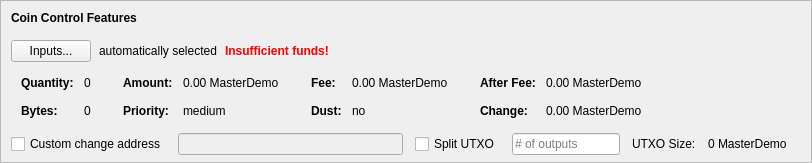
    <widget class="QFrame" name="frameCoinControl">
     <property name="sizePolicy">
      <sizepolicy hsizetype="Expanding" vsizetype="Expanding">
       <horstretch>0</horstretch>
       <verstretch>0</verstretch>
      </sizepolicy>
     </property>
     <property name="maximumSize">
      <size>
       <width>16777215</width>
       <height>16777215</height>
      </size>
     </property>
     <property name="frameShape">
      <enum>QFrame::StyledPanel</enum>
     </property>
     <property name="frameShadow">
      <enum>QFrame::Sunken</enum>
     </property>
     <layout class="QVBoxLayout" name="verticalLayoutCoinControl2">
      <property name="spacing">
       <number>0</number>
      </property>
      <property name="leftMargin">
       <number>0</number>
      </property>
      <property name="topMargin">
       <number>0</number>
      </property>
      <property name="rightMargin">
       <number>0</number>
      </property>
      <property name="bottomMargin">
       <number>6</number>
      </property>
      <item>
       <layout class="QVBoxLayout" name="verticalLayoutCoinControl" stretch="0,0,0,0,1">
        <property name="spacing">
         <number>0</number>
        </property>
        <property name="leftMargin">
         <number>10</number>
        </property>
        <property name="topMargin">
         <number>10</number>
        </property>
        <item>
         <layout class="QHBoxLayout" name="horizontalLayoutCoinControl1">
          <property name="bottomMargin">
           <number>15</number>
          </property>
          <item>
           <widget class="QLabel" name="labelCoinControlFeatures">
            <property name="sizePolicy">
             <sizepolicy hsizetype="Preferred" vsizetype="Maximum">
              <horstretch>0</horstretch>
              <verstretch>0</verstretch>
             </sizepolicy>
            </property>
            <property name="font">
             <font>
              <weight>75</weight>
              <bold>true</bold>
             </font>
            </property>
            <property name="styleSheet">
             <string notr="true">font-weight:bold;</string>
            </property>
            <property name="text">
             <string>Coin Control Features</string>
            </property>
           </widget>
          </item>
         </layout>
        </item>
        <item>
         <layout class="QHBoxLayout" name="horizontalLayoutCoinControl2" stretch="0,0,0,0">
          <property name="spacing">
           <number>8</number>
          </property>
          <property name="bottomMargin">
           <number>10</number>
          </property>
          <item>
           <widget class="QPushButton" name="pushButtonCoinControl">
            <property name="styleSheet">
             <string notr="true"/>
            </property>
            <property name="text">
             <string>Inputs...</string>
            </property>
            <property name="autoDefault">
             <bool>false</bool>
            </property>
           </widget>
          </item>
          <item>
           <widget class="QLabel" name="labelCoinControlAutomaticallySelected">
            <property name="text">
             <string>automatically selected</string>
            </property>
            <property name="margin">
             <number>5</number>
            </property>
           </widget>
          </item>
          <item>
           <widget class="QLabel" name="labelCoinControlInsuffFunds">
            <property name="font">
             <font>
              <weight>75</weight>
              <bold>true</bold>
             </font>
            </property>
            <property name="styleSheet">
             <string notr="true">color:red;font-weight:bold;</string>
            </property>
            <property name="text">
             <string>Insufficient funds!</string>
            </property>
            <property name="margin">
             <number>5</number>
            </property>
           </widget>
          </item>
          <item>
           <spacer name="horizontalSpacerCoinControl">
            <property name="orientation">
             <enum>Qt::Horizontal</enum>
            </property>
            <property name="sizeHint" stdset="0">
             <size>
              <width>40</width>
              <height>1</height>
             </size>
            </property>
           </spacer>
          </item>
         </layout>
        </item>
        <item>
         <widget class="QWidget" name="widgetCoinControl" native="true">
          <property name="sizePolicy">
           <sizepolicy hsizetype="Preferred" vsizetype="Preferred">
            <horstretch>0</horstretch>
            <verstretch>0</verstretch>
           </sizepolicy>
          </property>
          <property name="minimumSize">
           <size>
            <width>0</width>
            <height>0</height>
           </size>
          </property>
          <property name="styleSheet">
           <string notr="true"/>
          </property>
          <layout class="QHBoxLayout" name="horizontalLayoutCoinControl5">
           <property name="leftMargin">
            <number>0</number>
           </property>
           <property name="topMargin">
            <number>0</number>
           </property>
           <property name="rightMargin">
            <number>0</number>
           </property>
           <property name="bottomMargin">
            <number>0</number>
           </property>
           <item>
            <layout class="QHBoxLayout" name="horizontalLayoutCoinControl3" stretch="0,0,0,1">
             <property name="spacing">
              <number>20</number>
             </property>
             <property name="topMargin">
              <number>0</number>
             </property>
             <property name="bottomMargin">
              <number>10</number>
             </property>
             <item>
              <layout class="QFormLayout" name="formLayoutCoinControl1">
               <property name="horizontalSpacing">
                <number>10</number>
               </property>
               <property name="verticalSpacing">
                <number>14</number>
               </property>
               <property name="leftMargin">
                <number>10</number>
               </property>
               <property name="topMargin">
                <number>4</number>
               </property>
               <property name="rightMargin">
                <number>6</number>
               </property>
               <item row="0" column="0">
                <widget class="QLabel" name="labelCoinControlQuantityText">
                 <property name="font">
                  <font>
                   <weight>75</weight>
                   <bold>true</bold>
                  </font>
                 </property>
                 <property name="text">
                  <string>Quantity:</string>
                 </property>
                 <property name="margin">
                  <number>0</number>
                 </property>
                </widget>
               </item>
               <item row="0" column="1">
                <widget class="QLabel" name="labelCoinControlQuantity">
                 <property name="cursor">
                  <cursorShape>IBeamCursor</cursorShape>
                 </property>
                 <property name="contextMenuPolicy">
                  <enum>Qt::ActionsContextMenu</enum>
                 </property>
                 <property name="text">
                  <string notr="true">0</string>
                 </property>
                 <property name="margin">
                  <number>0</number>
                 </property>
                 <property name="textInteractionFlags">
                  <set>Qt::LinksAccessibleByMouse|Qt::TextSelectableByKeyboard|Qt::TextSelectableByMouse</set>
                 </property>
                </widget>
               </item>
               <item row="1" column="0">
                <widget class="QLabel" name="labelCoinControlBytesText">
                 <property name="font">
                  <font>
                   <weight>75</weight>
                   <bold>true</bold>
                  </font>
                 </property>
                 <property name="text">
                  <string>Bytes:</string>
                 </property>
                </widget>
               </item>
               <item row="1" column="1">
                <widget class="QLabel" name="labelCoinControlBytes">
                 <property name="cursor">
                  <cursorShape>IBeamCursor</cursorShape>
                 </property>
                 <property name="contextMenuPolicy">
                  <enum>Qt::ActionsContextMenu</enum>
                 </property>
                 <property name="text">
                  <string notr="true">0</string>
                 </property>
                 <property name="textInteractionFlags">
                  <set>Qt::LinksAccessibleByMouse|Qt::TextSelectableByKeyboard|Qt::TextSelectableByMouse</set>
                 </property>
                </widget>
               </item>
              </layout>
             </item>
             <item>
              <layout class="QFormLayout" name="formLayoutCoinControl2">
               <property name="horizontalSpacing">
                <number>10</number>
               </property>
               <property name="verticalSpacing">
                <number>14</number>
               </property>
               <property name="leftMargin">
                <number>6</number>
               </property>
               <property name="topMargin">
                <number>4</number>
               </property>
               <property name="rightMargin">
                <number>6</number>
               </property>
               <item row="0" column="0">
                <widget class="QLabel" name="labelCoinControlAmountText">
                 <property name="font">
                  <font>
                   <weight>75</weight>
                   <bold>true</bold>
                  </font>
                 </property>
                 <property name="text">
                  <string>Amount:</string>
                 </property>
                 <property name="margin">
                  <number>0</number>
                 </property>
                </widget>
               </item>
               <item row="0" column="1">
                <widget class="QLabel" name="labelCoinControlAmount">
                 <property name="cursor">
                  <cursorShape>IBeamCursor</cursorShape>
                 </property>
                 <property name="contextMenuPolicy">
                  <enum>Qt::ActionsContextMenu</enum>
                 </property>
                 <property name="text">
                  <string notr="true">0.00 MasterDemo</string>
                 </property>
                 <property name="textInteractionFlags">
                  <set>Qt::LinksAccessibleByMouse|Qt::TextSelectableByKeyboard|Qt::TextSelectableByMouse</set>
                 </property>
                </widget>
               </item>
               <item row="1" column="0">
                <widget class="QLabel" name="labelCoinControlPriorityText">
                 <property name="font">
                  <font>
                   <weight>75</weight>
                   <bold>true</bold>
                  </font>
                 </property>
                 <property name="text">
                  <string>Priority:</string>
                 </property>
                </widget>
               </item>
               <item row="1" column="1">
                <widget class="QLabel" name="labelCoinControlPriority">
                 <property name="cursor">
                  <cursorShape>IBeamCursor</cursorShape>
                 </property>
                 <property name="contextMenuPolicy">
                  <enum>Qt::ActionsContextMenu</enum>
                 </property>
                 <property name="text">
                  <string>medium</string>
                 </property>
                 <property name="textInteractionFlags">
                  <set>Qt::LinksAccessibleByMouse|Qt::TextSelectableByKeyboard|Qt::TextSelectableByMouse</set>
                 </property>
                </widget>
               </item>
              </layout>
             </item>
             <item>
              <layout class="QFormLayout" name="formLayoutCoinControl3">
               <property name="horizontalSpacing">
                <number>10</number>
               </property>
               <property name="verticalSpacing">
                <number>14</number>
               </property>
               <property name="leftMargin">
                <number>6</number>
               </property>
               <property name="topMargin">
                <number>4</number>
               </property>
               <property name="rightMargin">
                <number>6</number>
               </property>
               <item row="0" column="0">
                <widget class="QLabel" name="labelCoinControlFeeText">
                 <property name="font">
                  <font>
                   <weight>75</weight>
                   <bold>true</bold>
                  </font>
                 </property>
                 <property name="text">
                  <string>Fee:</string>
                 </property>
                 <property name="margin">
                  <number>0</number>
                 </property>
                </widget>
               </item>
               <item row="0" column="1">
                <widget class="QLabel" name="labelCoinControlFee">
                 <property name="cursor">
                  <cursorShape>IBeamCursor</cursorShape>
                 </property>
                 <property name="contextMenuPolicy">
                  <enum>Qt::ActionsContextMenu</enum>
                 </property>
                 <property name="text">
                  <string notr="true">0.00 MasterDemo</string>
                 </property>
                 <property name="textInteractionFlags">
                  <set>Qt::LinksAccessibleByMouse|Qt::TextSelectableByKeyboard|Qt::TextSelectableByMouse</set>
                 </property>
                </widget>
               </item>
               <item row="1" column="0">
                <widget class="QLabel" name="labelCoinControlLowOutputText">
                 <property name="font">
                  <font>
                   <weight>75</weight>
                   <bold>true</bold>
                  </font>
                 </property>
                 <property name="text">
                  <string>Dust:</string>
                 </property>
                </widget>
               </item>
               <item row="1" column="1">
                <widget class="QLabel" name="labelCoinControlLowOutput">
                 <property name="cursor">
                  <cursorShape>IBeamCursor</cursorShape>
                 </property>
                 <property name="contextMenuPolicy">
                  <enum>Qt::ActionsContextMenu</enum>
                 </property>
                 <property name="text">
                  <string>no</string>
                 </property>
                 <property name="textInteractionFlags">
                  <set>Qt::LinksAccessibleByMouse|Qt::TextSelectableByKeyboard|Qt::TextSelectableByMouse</set>
                 </property>
                </widget>
               </item>
              </layout>
             </item>
             <item>
              <layout class="QFormLayout" name="formLayoutCoinControl4">
               <property name="horizontalSpacing">
                <number>10</number>
               </property>
               <property name="verticalSpacing">
                <number>14</number>
               </property>
               <property name="leftMargin">
                <number>6</number>
               </property>
               <property name="topMargin">
                <number>4</number>
               </property>
               <property name="rightMargin">
                <number>6</number>
               </property>
               <item row="0" column="0">
                <widget class="QLabel" name="labelCoinControlAfterFeeText">
                 <property name="font">
                  <font>
                   <weight>75</weight>
                   <bold>true</bold>
                  </font>
                 </property>
                 <property name="text">
                  <string>After Fee:</string>
                 </property>
                 <property name="margin">
                  <number>0</number>
                 </property>
                </widget>
               </item>
               <item row="0" column="1">
                <widget class="QLabel" name="labelCoinControlAfterFee">
                 <property name="cursor">
                  <cursorShape>IBeamCursor</cursorShape>
                 </property>
                 <property name="contextMenuPolicy">
                  <enum>Qt::ActionsContextMenu</enum>
                 </property>
                 <property name="text">
                  <string notr="true">0.00 MasterDemo</string>
                 </property>
                 <property name="textInteractionFlags">
                  <set>Qt::LinksAccessibleByMouse|Qt::TextSelectableByKeyboard|Qt::TextSelectableByMouse</set>
                 </property>
                </widget>
               </item>
               <item row="1" column="0">
                <widget class="QLabel" name="labelCoinControlChangeText">
                 <property name="font">
                  <font>
                   <weight>75</weight>
                   <bold>true</bold>
                  </font>
                 </property>
                 <property name="text">
                  <string>Change:</string>
                 </property>
                </widget>
               </item>
               <item row="1" column="1">
                <widget class="QLabel" name="labelCoinControlChange">
                 <property name="cursor">
                  <cursorShape>IBeamCursor</cursorShape>
                 </property>
                 <property name="contextMenuPolicy">
                  <enum>Qt::ActionsContextMenu</enum>
                 </property>
                 <property name="text">
                  <string notr="true">0.00 MasterDemo</string>
                 </property>
                 <property name="textInteractionFlags">
                  <set>Qt::LinksAccessibleByMouse|Qt::TextSelectableByKeyboard|Qt::TextSelectableByMouse</set>
                 </property>
                </widget>
               </item>
              </layout>
             </item>
            </layout>
           </item>
          </layout>
         </widget>
        </item>
        <item>
         <layout class="QHBoxLayout" name="horizontalLayoutCoinControl4" stretch="0,0,0,0,0,0,0">
          <property name="spacing">
           <number>12</number>
          </property>
          <property name="sizeConstraint">
           <enum>QLayout::SetDefaultConstraint</enum>
          </property>
          <property name="topMargin">
           <number>5</number>
          </property>
          <property name="rightMargin">
           <number>5</number>
          </property>
          <item>
           <widget class="QCheckBox" name="checkBoxCoinControlChange">
            <property name="toolTip">
             <string>If this is activated, but the change address is empty or invalid, change will be sent to a newly generated address.</string>
            </property>
            <property name="text">
             <string>Custom change address</string>
            </property>
           </widget>
          </item>
          <item>
           <widget class="QValidatedLineEdit" name="lineEditCoinControlChange">
            <property name="enabled">
             <bool>false</bool>
            </property>
            <property name="sizePolicy">
             <sizepolicy hsizetype="Expanding" vsizetype="Fixed">
              <horstretch>0</horstretch>
              <verstretch>0</verstretch>
             </sizepolicy>
            </property>
           </widget>
          </item>
          <item>
           <widget class="QCheckBox" name="splitBlockCheckBox">
            <property name="text">
             <string>Split UTXO</string>
            </property>
           </widget>
          </item>
          <item>
           <widget class="QLineEdit" name="splitBlockLineEdit">
            <property name="sizePolicy">
             <sizepolicy hsizetype="Fixed" vsizetype="Fixed">
              <horstretch>50</horstretch>
              <verstretch>0</verstretch>
             </sizepolicy>
            </property>
            <property name="placeholderText">
             <string># of outputs</string>
            </property>
           </widget>
          </item>
          <item>
           <widget class="QLabel" name="labelBlockSizeText">
            <property name="text">
             <string>UTXO Size:</string>
            </property>
           </widget>
          </item>
          <item>
           <widget class="QLabel" name="labelBlockSize">
            <property name="text">
             <string>0 MasterDemo</string>
            </property>
           </widget>
          </item>
          <item>
           <widget class="QLabel" name="labelCoinControlChangeLabel">
            <property name="sizePolicy">
             <sizepolicy hsizetype="Preferred" vsizetype="Expanding">
              <horstretch>0</horstretch>
              <verstretch>0</verstretch>
             </sizepolicy>
            </property>
            <property name="minimumSize">
             <size>
              <width>0</width>
              <height>0</height>
             </size>
            </property>
            <property name="text">
             <string/>
            </property>
            <property name="margin">
             <number>3</number>
            </property>
           </widget>
          </item>
         </layout>
        </item>
        <item>
         <spacer name="verticalSpacerCoinControl">
          <property name="orientation">
           <enum>Qt::Vertical</enum>
          </property>
          <property name="sizeHint" stdset="0">
           <size>
            <width>800</width>
            <height>1</height>
           </size>
          </property>
         </spacer>
        </item>
       </layout>
      </item>
     </layout>
    </widget>
